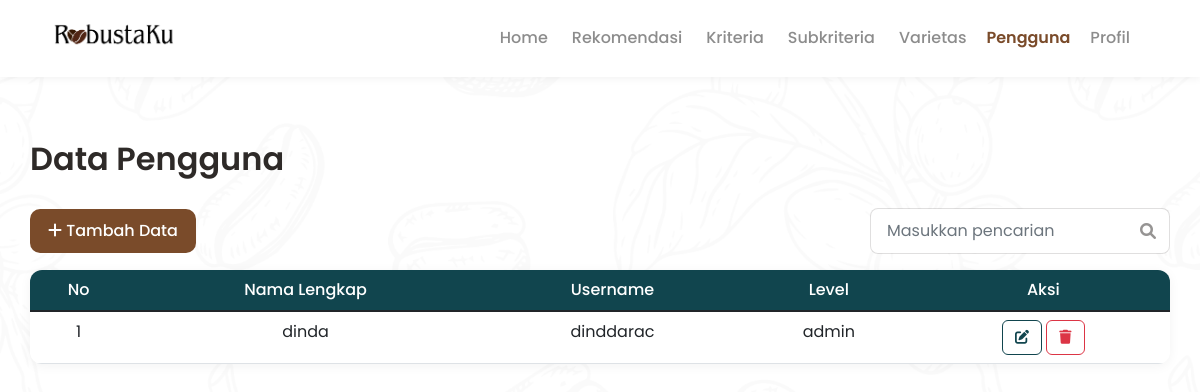
Page /pengguna.php (signed in) on the committed database.
### tables this page shows
CREATE TABLE `pengguna` (
  `id_pengguna` int(11) NOT NULL,
  `nama` varchar(50) NOT NULL,
  `username` varchar(20) NOT NULL,
  `password` varchar(200) NOT NULL,
  `level` set('admin','user') NOT NULL
);

### pengguna.php (the view, shortened to what this page needs)
<?php
include "koneksi.php";
$query = mysqli_query($koneksi, "SELECT * FROM pengguna ORDER BY id_pengguna ASC");
?>
<!DOCTYPE html>
<html lang="id">
<head>
    <link href="https://cdn.jsdelivr.net/npm/bootstrap@5.1.3/dist/css/bootstrap.min.css" rel="stylesheet">
    <link rel="stylesheet" href="https://cdnjs.cloudflare.com/ajax/libs/font-awesome/6.0.0/css/all.min.css">
    <link href="css/style.css" rel="stylesheet" />
</head>
<body>
    <nav class="navbar navbar-expand-lg navbar-custom">
        <div class="container">
            <div class="brand-wrap">
                <a href="homepage.php"><img src="assets/img/logo_robustaku.png" alt="RobustaKu Logo"></a>
            </div>
            <div class="collapse navbar-collapse justify-content-end" id="navMenu">
                <ul class="navbar-nav align-items-center me-3">
                    <li class="nav-item"><a class="nav-link unactive" href="homepage.php">Home</a></li>
                    <li class="nav-item"><a class="nav-link unactive" href="rekomendasi.php">Rekomendasi</a></li>
                    <li class="nav-item"><a class="nav-link unactive" href="kriteria.php">Kriteria</a></li>
                    <li class="nav-item"><a class="nav-link unactive" href="subkriteria.php">Subkriteria</a></li>
                    <li class="nav-item"><a class="nav-link unactive" href="varietas.php">Varietas</a></li>
                    <li class="nav-item"><a class="nav-link active" href="pengguna.php">Pengguna</a></li>
                    <li class="nav-item"><a class="nav-link unactive" href="profil.php">Profil</a></li>
                </ul>
            </div>
        </div>
    </nav>
    <div class="container container-content">
        <h2>Data Pengguna</h2>
        <div class="d-flex justify-content-between align-items-center mb-3">
            <button class="btn-primary" data-bs-toggle="modal" data-bs-target="#modalTambah">
                <i class="fas fa-plus"></i> Tambah Data
            </button>
            <div class="search-box">
                <input type="text" id="searchInput" class="form-control" placeholder="Masukkan pencarian">
                <i class="fas fa-search"></i>
            </div>
        </div>
        <div class="table-container">
            <table class="table table-hover mb-0" id="dataTable">
                <thead>
                    <tr>
                        <th>No</th>
                        <th>Nama Lengkap</th>
                        <th>Username</th>
                        <th>Level</th>
                        <th>Aksi</th>
                    </tr>
                </thead>
                <tbody>
                    <?php
                    $no = 1;
                    while ($data = mysqli_fetch_array($query)) {
                        echo "<tr>
                                <td>{$no}</td>
                                <td>{$data['nama']}</td>
                                <td>{$data['username']}</td>
                                <td>{$data['level']}</td>
                                <td>
                                    <button class='btn-edit' onclick='editData({$data['id_pengguna']}, \"{$data['nama']}\", \"{$data['username']}\", \"{$data['level']}\")'>
                                        <i class='fas fa-edit'></i>
                                    </button>
                                    <button class='btn-hapus' onclick='hapusData({$data['id_pengguna']}, \"{$data['nama']}\")'>
                                        <i class='fas fa-trash'></i>
                                    </button>
                                </td>
                              </tr>";
                        $no++;
                    }
                    ?>
                </tbody>
            </table>
        </div>
    </div>
    <body class="page-pengguna">
    </body>
</body>
</html>

### css/style.css (style rules this page uses)
:root { --robusta-brown: #7a4b2a; --robusta-brown-dark: #6b3f22; --text-dark: #2e2a28; --overlay: rgba(0,0,0,0.45); }
html, body { padding-top: 50px; height: 100%; margin: 0; font-family: "Poppins", sans-serif; -webkit-font-smoothing: antialiased; -moz-osx-font-smoothing: grayscale; color: var(--text-dark); background-color: #ffffff; background-image: url('../assets/img/coffeepattern.png'); background-attachment: fixed; background-repeat: repeat; background-position: center; background-size: 100%; }
.navbar-custom { position: fixed; top: 0; left: 0; right: 0; width: 100%; background: #fff; padding: 14px 0; box-shadow: 0 2px 8px rgba(0,0,0,0.05); z-index: 9999 !important; }
.navbar .container { max-width: 1140px; }
.brand-wrap { display: flex; align-items: center; gap: 12px; }
.brand-wrap img { width: 140px; height: auto; display: block; }
.nav-link { color: var(--robusta-brown); font-weight: 600; padding: 8px 12px; }
.navbar .nav-link.unactive { color: rgba(0,0,0,0.45); font-weight: 500; padding: 8px 12px; }
.container-content { padding: 40px 0; }
h2 { font-weight: 600; color: var(--text-dark); margin-bottom: 30px; }
.btn-primary { background: var(--robusta-brown); color: #fff; border: none; padding: 10px 18px; border-radius: 10px; font-weight:500; }
.table-container { background: #fff; border-radius: 12px; box-shadow: 0 2px 12px rgba(0,0,0,0.05); overflow: hidden; margin-bottom: 30px; }
table { margin: 0; }
thead { background: #11454E; color: #fff; }
thead th { font-weight: 500; padding: 16px; border: none; text-align: center; }
tbody td { padding: 14px 16px; vertical-align: center; text-align: center; }
tbody tr { padding: 14px 16px; vertical-align: center; }
.btn-edit { background: transparent; border: 1px solid #11454E; color: #11454E; padding: 6px 12px; border-radius: 6px; font-size: 14px; cursor: pointer; }
.btn-hapus { background: transparent; border: 1px solid #dc3545; color: #dc3545; padding: 6px 12px; border-radius: 6px; font-size: 14px; cursor: pointer; }
.search-box { position: relative; max-width: 300px; }
.search-box input { border-radius: 8px; border: 1px solid rgba(46,42,40,0.15); padding: 10px 40px 10px 16px; width: 100%; }
.search-box i { position: absolute; right: 14px; top: 50%; transform: translateY(-50%); color: rgba(46,42,40,0.5); }

### rows in the picture
pengguna: nama "dinda", username "dinddarac", level "admin"
